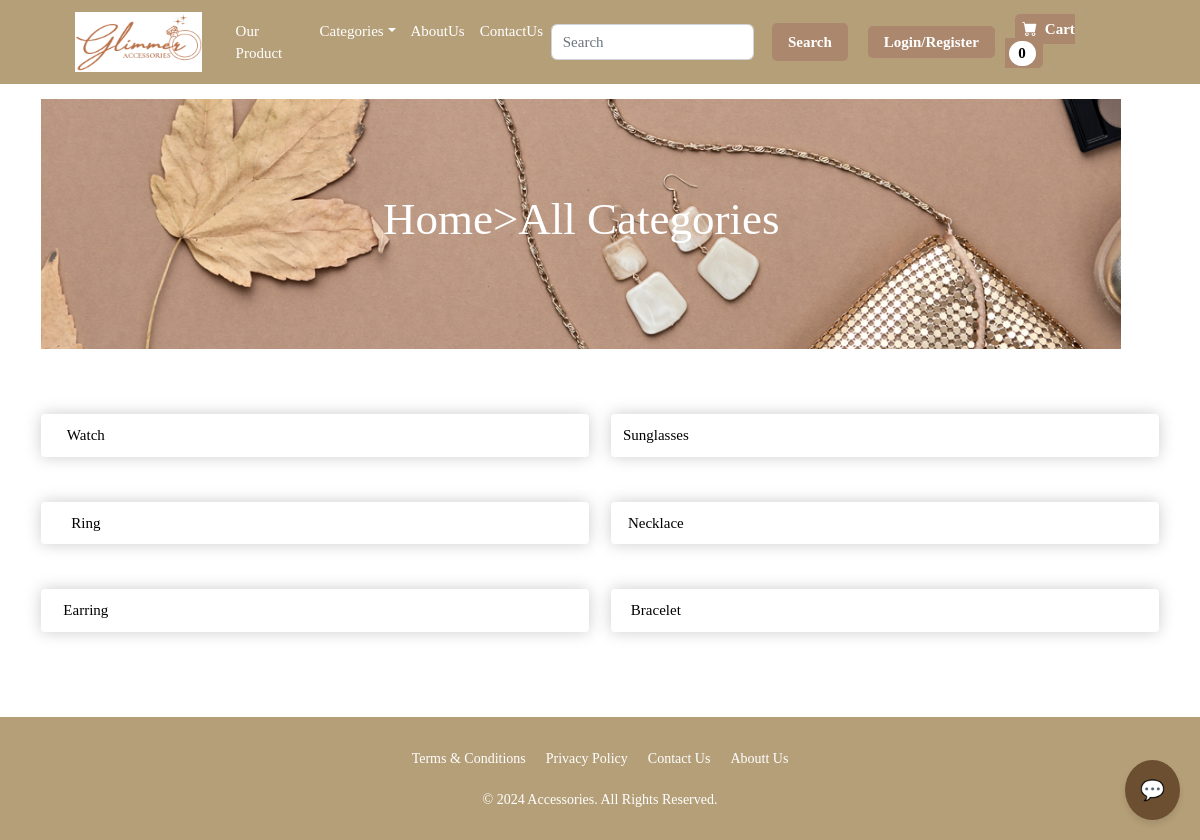
The app's page /category_summary/ with its own data.
### ecommerce/models.py (models this page shows)
class Category(models.Model):
    name = models.CharField(max_length=200)
    def __str__(self):
		    return self.name

### ecommerce/views.py (the view)
# urls.py: path('category_summary/',views.category_summary,name='category_summary'),
def category_summary(request):
    products= Product.objects.all()
    categories=Category.objects.all()
    return render(request,'category_summary.html',{"categories":categories,"products":products})

### cart/cart.py (called while the page is built)
    def __len__(self):
        return len(self.cart)

### cart/context_processors.py (called while the page is built)
def cart(request):
    return{'cart':Cart(request)}

### ecommerce/templates/category_summary.html (shortened to what this page needs)
{%extends 'main.html' %}
{%load static%}
{%block content%}
<html>
</html>
<header class="py-5">
    <div class="container">
            <div id="slider" style="height: 250px;">
                <figure>
                    <img src="{% static 'images/4.jpg' %}" alt="Image 1">
                </figure>
                <div class="overlay">
                    <h1>Home>All Categories</h1>
                </div>
    </div>
</header>
<div class="container" style="margin-bottom: 40px;">
    <div class="row"  style="margin-top: 20px;">
        {%for category in categories%}
            <div class="col-lg-6">
                <div class="box-element">
                    <div class="row">
                        <div class="col-lg-2">
                            <center>
                                <a style="color:black;" href="{%url 'category' category%}">{{category}}</a>
                            </center>
                        </div>
                        <div class="col-lg-2">
                        </div>
                    </div>
                </div>
                <br><br>
            </div>
        {%endfor%}
    </div>
</div>
{%endblock content%}

### ecommerce/templates/main.html (style rules this page uses)
* { margin: 0; padding: 0; box-sizing: border-box; }

### ecommerce/templates/category_summary.html (style rules this page uses)
* { margin: 0; padding: 0; box-sizing: border-box; }
html, body { width: 100%; height: 100%; overflow-x: hidden; }
#slider { position: relative; width: 90vw; height: 70vh; overflow: hidden; }
#slider figure { display: flex; position: absolute; width: 800%; margin: 0; left: 0; top: 0; animation: sliderAnimation 15s infinite; }
#slider figure img { width: 90vw; height: 70vh; object-fit: cover; }
.overlay { position: absolute; top: 0; left: 0; width: 100%; height: 100%; background: rgba(0, 0, 0, 0); display: flex; flex-direction: column; justify-content: center; align-items: center; color: white; text-align: center; }
.overlay h1 { font-size: 3rem; margin-bottom: 10px; color: white; }

### records on screen
Category: name "Watch"
Category: name "Sunglasses"
Category: name "Ring"
Category: name "Necklace"
Category: name "Earring"
Category: name "Bracelet"

### other values on screen
{{ cart|length }} "0"
